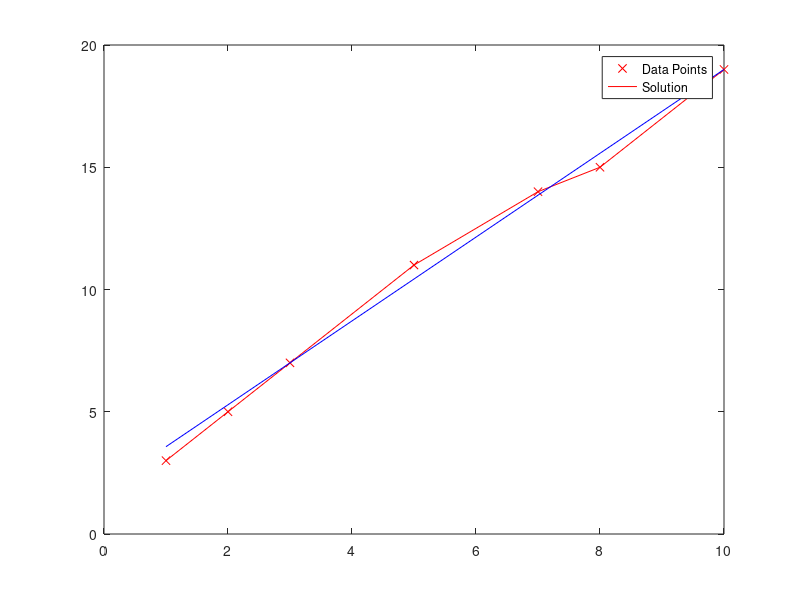

Reproduce this figure in MATLAB.
x_in = [1,2,3,5,7,8,10];
y_in = [3,5,7,11,14,15,19];

figure(1);
plot(x_in, y_in, 'rx'); hold on;
plot(x_in, y_in, 'r'); hold on;

x = 1:10;
y = 1.7142857*x + 1.8571429;

figure(1); plot(x, y, 'b'); hold off;
legend('Data Points','Solution');
print -dpng 'plot.png';